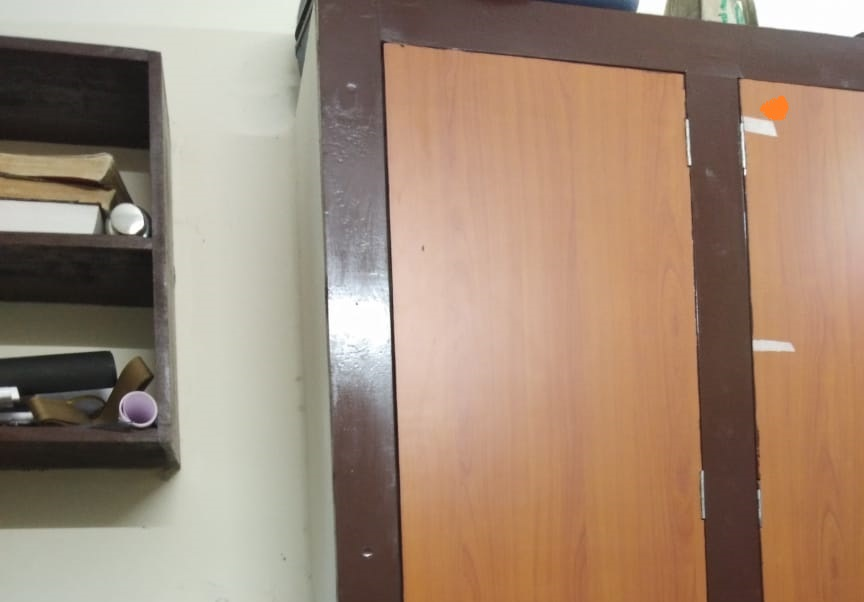
#> input picture Python/Input/door_right.jpg, 864 x 602 px, found by its file name
$ python panaroma_snitching.py
#> lines starting #> are read from the running program, lines starting #| are printed output that depends on the picture
# -*- coding: utf-8 -*-
"""
Created on Wed Mar 13 23:20:40 2019

@author: HP
"""

# -*- coding: utf-8 -*-
"""
Created on Mon Mar 11 15:40:20 2019

@author: HP
"""

import cv2
import numpy as np

img1=cv2.imread(r'F:\CS Projects\Coding\Python\Input\door_right.jpg',0)
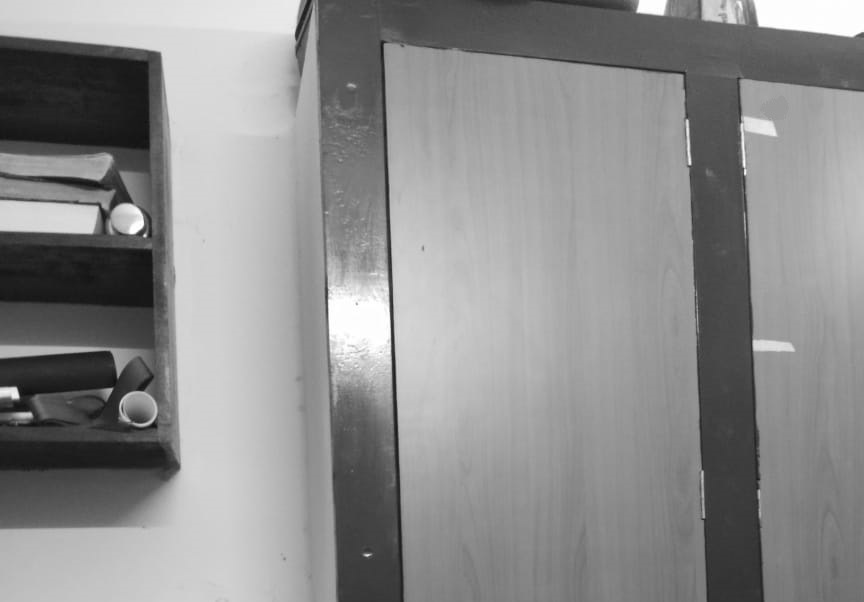
#> img1: shape (602, 864); min 16, max 255, mean 140.8
img2=cv2.imread(r'F:\CS Projects\Coding\Python\Input\door_left.jpg',0)
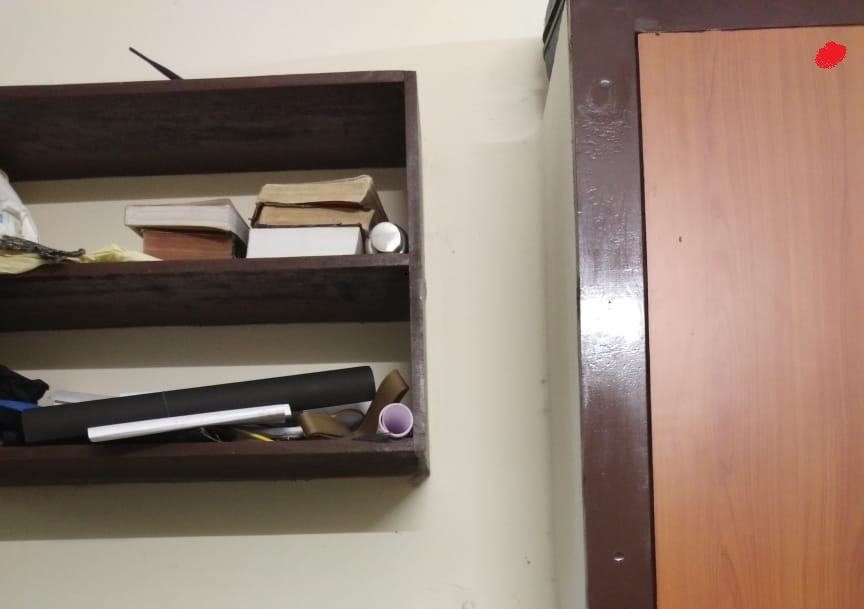
#> input picture Python/Input/door_left.jpg, 864 x 609 px, found by its file name
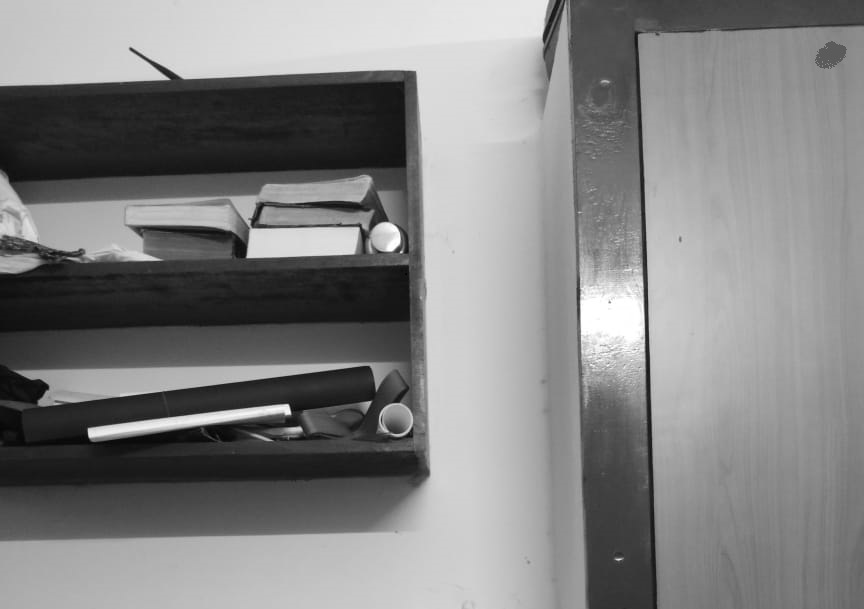
#> img2: shape (609, 864); min 1, max 255, mean 130

sift=cv2.xfeatures2d.SIFT_create()
#surf=cv2.xfeatures2d.SURF_create()

orb=cv2.ORB_create()

kp1,des1=sift.detectAndCompute(img1,None)
#> kp1 = 383 keypoints; strongest (x, y, size): (13, 393, 8.9), (131, 220, 19.4), (145, 235, 2.4), (106, 102, 78.6)
kp2,des2=sift.detectAndCompute(img2,None)
#> kp2 = 406 keypoints; strongest (x, y, size): (285, 409, 7.7), (95, 433, 10), (361, 124, 79), (401, 252, 1.9)

#img=cv2.drawKeypoints(img,key_point,None)

bf=cv2.BFMatcher(cv2.NORM_HAMMING,crossCheck=True)
bf1=cv2.BFMatcher()
matches=bf1.knnMatch(des1,des2,k=2)
#> matches = 383 matches
#matches=sorted(matches,key =lambda x:x.distance)
good = []
good1=[]
for m in matches:
    if m[0].distance < 0.5*m[1].distance:
        good.append((m[0].trainIdx, m[0].queryIdx))
        good1.append([m[0]])
#> after the loop, good = 88 pairs, first value 7 to 393, second value 5 to 252; good1 = 88 matches
matching_result=cv2.drawMatchesKnn(img1,kp1,img2,kp2,good1,None,flags=2)
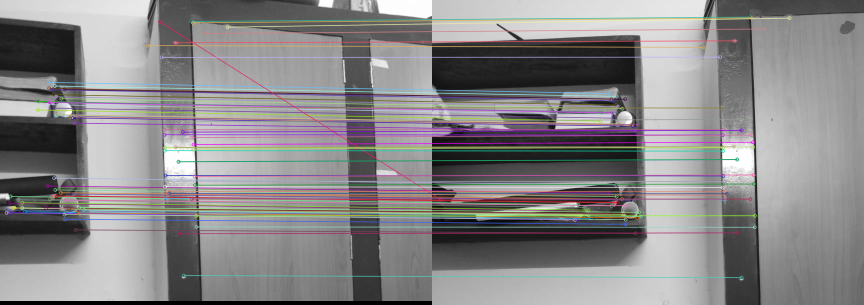
#> matching_result: shape (609, 1728, 3) (shown at 1/2 size); mean of channels 0, 1, 2 135.4, 134.3, 136.1; drawn as B, G, R
if len(good)>4:
    ptsa=np.float32([kp1[i].pt for (_, i) in good]).reshape(-1,1,2)
#> ptsa = 88 rows, first 8: [12.76, 425.2], [13.2, 419.5], [18.83, 405.9], [19.86, 424.8], [20.99, 392.3], [25.24, 415.6], [26.07, 415.4], [36.39, 399]
    ptsb=np.float32([kp2[i].pt for (i, _) in good]).reshape(-1,1,2)
#> ptsb = 88 rows, first 8: [285.4, 439.3], [285, 434.1], [290.7, 421.3], [291.1, 438.8], [292.1, 409], [296.8, 429.7], [296.8, 429.7], [305.5, 414.3]
    H, masked = cv2.findHomography(ptsa, ptsb, cv2.RANSAC, 5.0)
#> H = [[0.785, 0.0192, 271.1], [-0.158, 0.957, 41.48], [-0.000281, 4.6e-05, 1]]; masked = 88 values, max 1 at index 0, min 0 at index 52, mean 0.909
    result = cv2.warpPerspective(img1, H,(img1.shape[1] + img2.shape[1], img2.shape[0]))
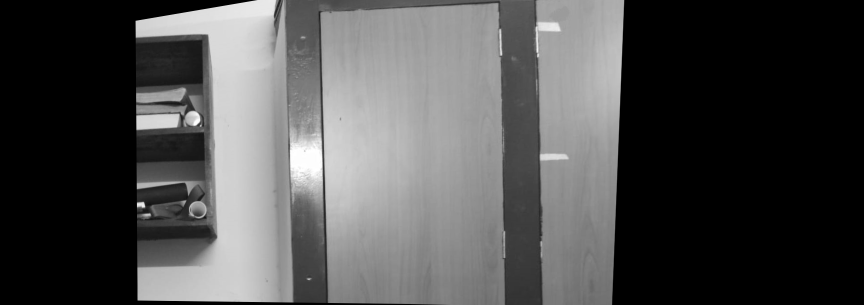
#> result: shape (609, 1728) (shown at 1/2 size); min 0, max 255, mean 78.6
    result1=result.copy()
    result1[0:img2.shape[0], 0:img2.shape[1]] = img2
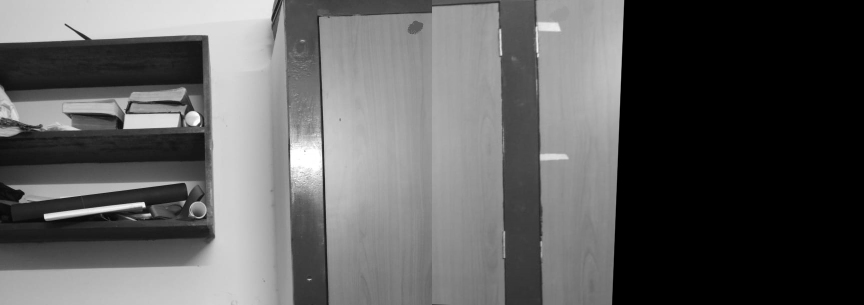
#> result1: shape (609, 1728) (shown at 1/2 size); min 0, max 255, mean 93.9
#kernel = np.ones((5,5),np.float32)/25
#result1 = cv2.filter2D(result1,-1,kernel)
cv2.imshow('hi',matching_result)
cv2.imshow('image',result)
cv2.imshow('image1',result1)

cv2.waitKey(0)

cv2.destroyAllWindows()
